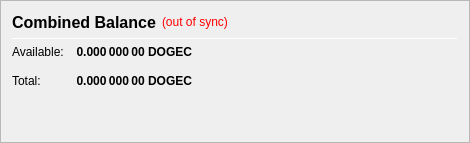
                   <widget class="QFrame" name="frame_CombinedBalances">
                    <property name="minimumSize">
                     <size>
                      <width>470</width>
                      <height>0</height>
                     </size>
                    </property>
                    <property name="frameShape">
                     <enum>QFrame::StyledPanel</enum>
                    </property>
                    <property name="frameShadow">
                     <enum>QFrame::Raised</enum>
                    </property>
                    <layout class="QVBoxLayout" name="verticalLayout_5">
                     <item>
                      <layout class="QHBoxLayout" name="horizontalLayout_5" stretch="0,0,0">
                       <item>
                        <widget class="QLabel" name="label_5z">
                         <property name="minimumSize">
                          <size>
                           <width>0</width>
                           <height>20</height>
                          </size>
                         </property>
                         <property name="font">
                          <font>
                           <pointsize>12</pointsize>
                           <weight>75</weight>
                           <bold>true</bold>
                          </font>
                         </property>
                         <property name="toolTip">
                          <string>Combined Balance (including unconfirmed and immature coins)</string>
                         </property>
                         <property name="text">
                          <string>Combined Balance</string>
                         </property>
                        </widget>
                       </item>
                       <item>
                        <widget class="QLabel" name="labelWalletStatus">
                         <property name="cursor">
                          <cursorShape>WhatsThisCursor</cursorShape>
                         </property>
                         <property name="toolTip">
                          <string>The displayed information may be out of date. Your wallet automatically synchronizes with the DogeCash network after a connection is established, but this process has not completed yet.</string>
                         </property>
                         <property name="styleSheet">
                          <string notr="true">QLabel { color: red; }</string>
                         </property>
                         <property name="text">
                          <string notr="true">(out of sync)</string>
                         </property>
                         <property name="alignment">
                          <set>Qt::AlignLeading|Qt::AlignLeft|Qt::AlignVCenter</set>
                         </property>
                        </widget>
                       </item>
                       <item>
                        <spacer name="horizontalSpacer_1">
                         <property name="orientation">
                          <enum>Qt::Horizontal</enum>
                         </property>
                         <property name="sizeHint" stdset="0">
                          <size>
                           <width>40</width>
                           <height>20</height>
                          </size>
                         </property>
                        </spacer>
                       </item>
                      </layout>
                     </item>
                     <item>
                      <widget class="Line" name="line_CombinedBalance">
                       <property name="minimumSize">
                        <size>
                         <width>0</width>
                         <height>1</height>
                        </size>
                       </property>
                       <property name="maximumSize">
                        <size>
                         <width>16777215</width>
                         <height>1</height>
                        </size>
                       </property>
                       <property name="orientation">
                        <enum>Qt::Horizontal</enum>
                       </property>
                      </widget>
                     </item>
                     <item>
                      <layout class="QGridLayout" name="gridLayout_3">
                       <property name="spacing">
                        <number>12</number>
                       </property>
                       <item row="1" column="0">
                        <widget class="QLabel" name="labelBalanceTextz">
                         <property name="text">
                          <string>Available:</string>
                         </property>
                        </widget>
                       </item>
                       <item row="1" column="1">
                        <widget class="QLabel" name="labelBalancez">
                         <property name="font">
                          <font>
                           <weight>75</weight>
                           <bold>true</bold>
                          </font>
                         </property>
                         <property name="cursor">
                          <cursorShape>IBeamCursor</cursorShape>
                         </property>
                         <property name="toolTip">
                          <string>Your current spendable balance</string>
                         </property>
                         <property name="text">
                          <string notr="true">0.000 000 00 DOGEC</string>
                         </property>
                         <property name="alignment">
                          <set>Qt::AlignRight|Qt::AlignTrailing|Qt::AlignVCenter</set>
                         </property>
                         <property name="textInteractionFlags">
                          <set>Qt::LinksAccessibleByMouse|Qt::TextSelectableByKeyboard|Qt::TextSelectableByMouse</set>
                         </property>
                        </widget>
                       </item>
                       <item row="2" column="0">
                        <widget class="QLabel" name="labelTotalTextz">
                         <property name="text">
                          <string>Total:</string>
                         </property>
                        </widget>
                       </item>
                       <item row="2" column="1">
                        <widget class="QLabel" name="labelTotalz">
                         <property name="font">
                          <font>
                           <weight>75</weight>
                           <bold>true</bold>
                          </font>
                         </property>
                         <property name="cursor">
                          <cursorShape>IBeamCursor</cursorShape>
                         </property>
                         <property name="toolTip">
                          <string>Total Balance, including all unavailable coins.</string>
                         </property>
                         <property name="text">
                          <string notr="true">0.000 000 00 DOGEC</string>
                         </property>
                         <property name="alignment">
                          <set>Qt::AlignRight|Qt::AlignTrailing|Qt::AlignVCenter</set>
                         </property>
                         <property name="textInteractionFlags">
                          <set>Qt::LinksAccessibleByMouse|Qt::TextSelectableByKeyboard|Qt::TextSelectableByMouse</set>
                         </property>
                        </widget>
                       </item>
                       <item row="2" column="3">
                        <spacer name="horizontalSpacer_2">
                         <property name="orientation">
                          <enum>Qt::Horizontal</enum>
                         </property>
                         <property name="sizeHint" stdset="0">
                          <size>
                           <width>40</width>
                           <height>20</height>
                          </size>
                         </property>
                        </spacer>
                       </item>
                      </layout>
                     </item>
                     <item>
                      <spacer name="verticalSpacer_1">
                       <property name="orientation">
                        <enum>Qt::Vertical</enum>
                       </property>
                       <property name="sizeHint" stdset="0">
                        <size>
                         <width>20</width>
                         <height>40</height>
                        </size>
                       </property>
                      </spacer>
                     </item>
                    </layout>
                   </widget>
